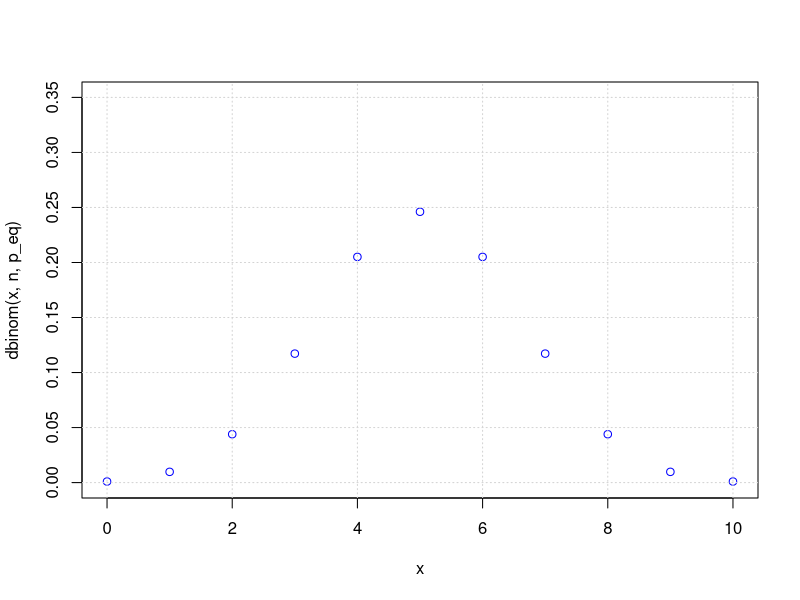

Recreate this plot in R. (Note: this script raises an error after producing the figure.)
## ---- chunk 1
rm(list=ls())   #borra eviroment
graphics.off()  #borra gaficos
cat("\014")     #borra consola

#H0: la moneda está equilibrada
#Ha: la moneda NO esta equilibrada

#defino una variable aleatoria pars realizar el muestreo:
#X: "cantidad de caras al tirar la moneda n veces" Binomial(n,p)
#si la moneda está perfectamente equilibrada, p=1/2

#defino cantidad de lanzamientos
n=10
#¿cual será el punto de corte a establecer para el criterio de decisión?
#distancia al caso x=n/2
r =n/2*0.4
#por ejemplo: si n=10, y r=2, entonces estoy incluyendo a los sucesos X=3 X=4 X=5 X=6 yX=7 dentro de la hipotesis nula
x = 0:n
p_eq = 0.5
plot(x,dbinom(x,n,p_eq),col="blue",ylim=c(0,0.35))+grid()
## ---- chunk 2
#calculamos el error tipo I (o alfa)

#usando la acumulada:
alfa = pbinom(n/2-r-1,n,p_eq)+ 1 - pbinom(n/2+r,n,p_eq)
#otra forma: usar dbinom y sumarlos
#alfa_verificacion = sum(dbinom(0:(n/2-r-1),n,p_eq))+sum(dbinom((n/2+r+1):n,n,p_eq))
## ---- chunk 3
#calculamos el error tipo II (o beta)

#es necesario definir que tan desequilibrada estaría la moneda. 
#lo testeo en el limite inferior. Por ejemplo p=0.3
p_des = 0.2
#usando la acumulada:
beta = pbinom(n/2+r,n,p_des) - pbinom(n/2-r-1,n,p_des)
#otra forma: usar dbinom y sumarlos
#beta_verificacion = sum(dbinom((n/2-r):(n/2+r),n,p_des))
## ---- chunk 4
#distribuciones de una moneda equilibrada y otra desequilibrada
plot(x,dbinom(x,n,p_eq),col="blue",ylim=c(0,0.35))+
points(x,dbinom(x,n,p_des),col = "red",)+grid()
## ---- chunk 5
#si aumentamos el nro de muestras y testamos con el mismo p_des
n=20
x = 0:n
r =n/2*0.4
plot(x,dbinom(x,n,p_eq),col="blue",ylim=c(0,0.35))+
points(x,dbinom(x,n,p_des),col = "red",)+grid()
alfa = pbinom(n/2-r-1,n,p_eq)+ 1 - pbinom(n/2+r,n,p_eq)
beta = pbinom(n/2+r,n,p_des) - pbinom(n/2-r-1,n,p_des)

## ---- chunk 6
#seguimos aumentando la muestra
n=50
x = 0:n
r =n/2*0.4
plot(x,dbinom(x,n,p_eq),col="blue",ylim=c(0,0.35))+
points(x,dbinom(x,n,p_des),col = "red",)+grid()
alfa = pbinom(n/2-r-1,n,p_eq)+ 1 - pbinom(n/2+r,n,p_eq)
beta = pbinom(n/2+r,n,p_des) - pbinom(n/2-r-1,n,p_des)

## ---- chunk 7
n=100
x = 0:n
r =n/2*0.4
p_des =0.2
plot(x,dbinom(x,n,p_eq),col="blue",ylim=c(0,0.35))+
points(x,dbinom(x,n,p_des),col = "red",)+grid()
alfa = pbinom(n/2-r-1,n,p_eq)+ 1 - pbinom(n/2+r,n,p_eq)
beta = pbinom(n/2+r,n,p_des) - pbinom(n/2-r-1,n,p_des)

## ---- chunk 8
n=1000
x = 0:n
r =n/2*0.4
p_des =0.2
plot(x,dbinom(x,n,p_eq),col="blue",ylim=c(0,0.1))+
points(x,dbinom(x,n,p_des),col = "red",)+grid()
alfa = pbinom(n/2-r-1,n,p_eq)+ 1 - pbinom(n/2+r,n,p_eq)
beta = pbinom(n/2+r,n,p_des) - pbinom(n/2-r-1,n,p_des)

## ---- chunk 9

